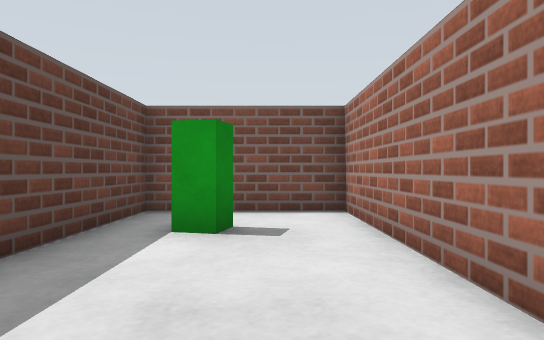
view 1 (above)

16 first-person views from a walk through a robot-simulator world made for Gazebo. The camera is 0.39 m above the floor, looks level and sees 70° across. The floor is counted in squares, 0.5 m on a side. Each view is taken from the middle of a square. On the plan, view 1 faces up. The plan holds only what a view shows up to about 12 squares ahead; the rest is blank. The place goes on beyond the plan.

view 2
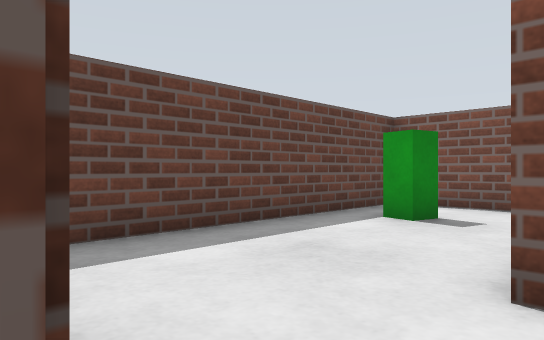

view 3
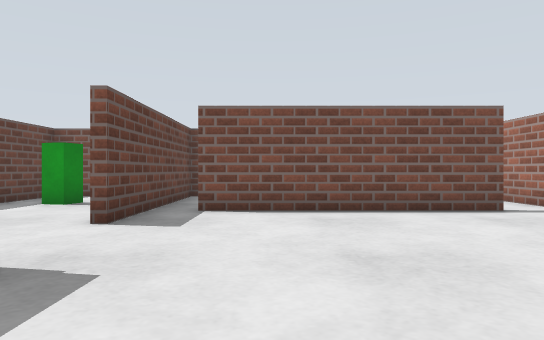

view 4
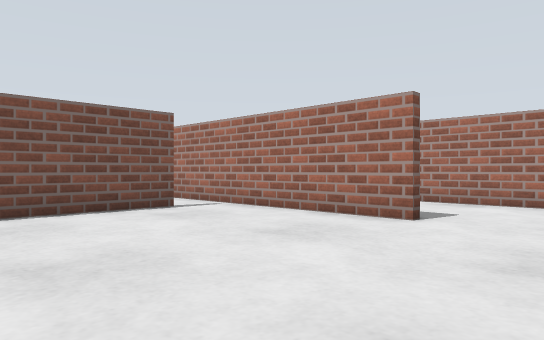

view 5
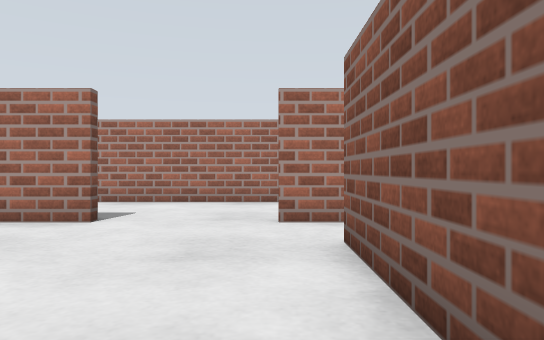

view 6
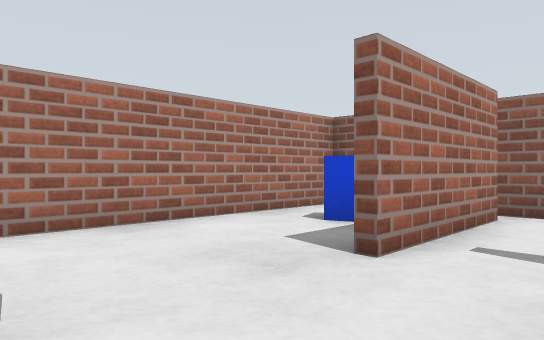

view 7
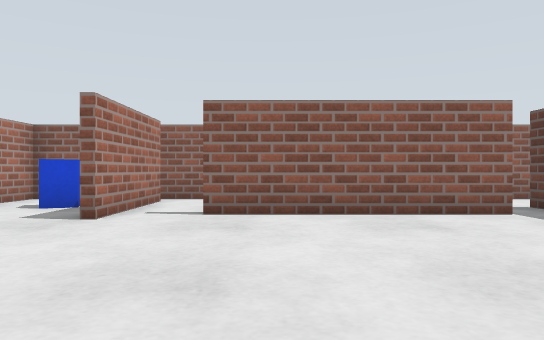

view 8
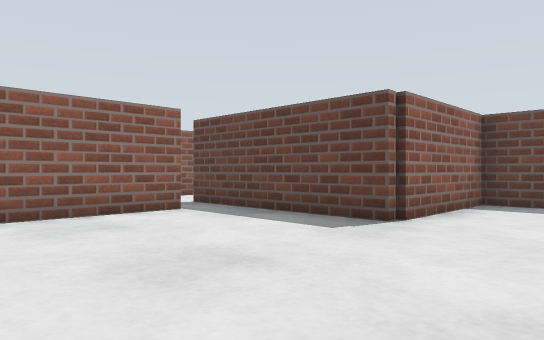

view 9
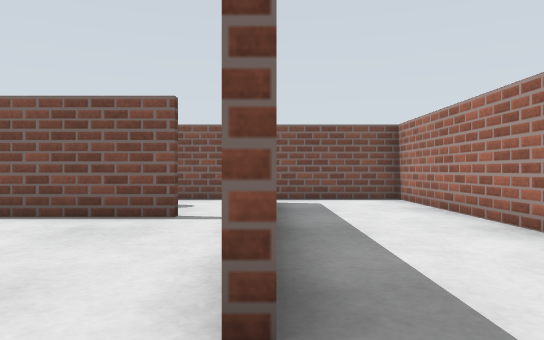

view 10
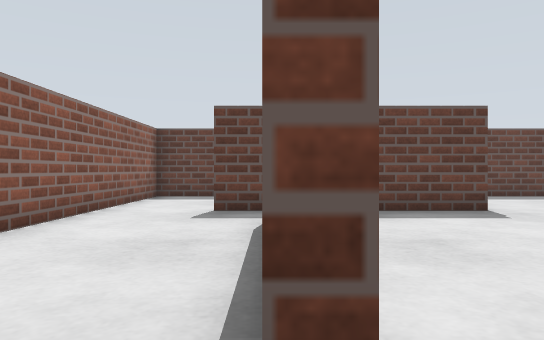

view 11
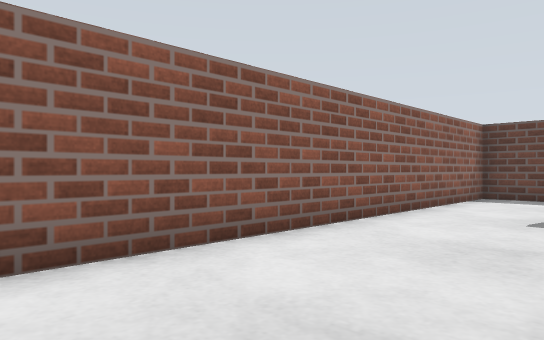

view 12
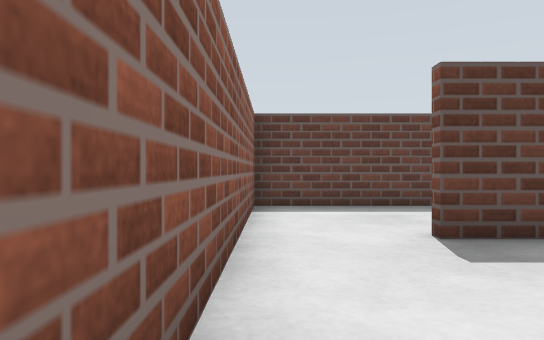

view 13
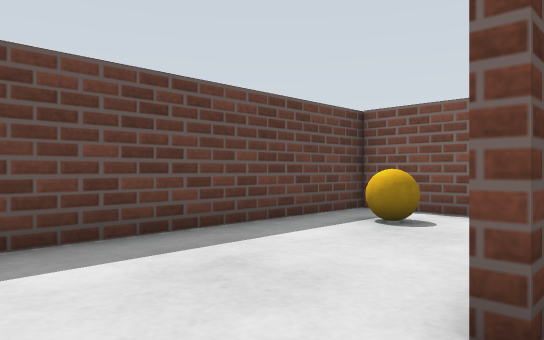

view 14
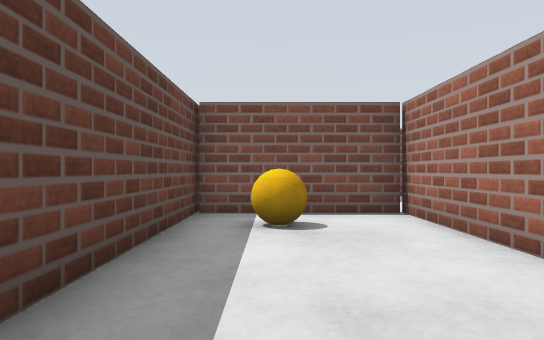

view 15
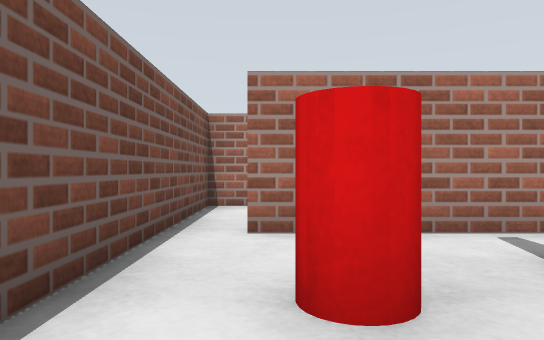

view 16
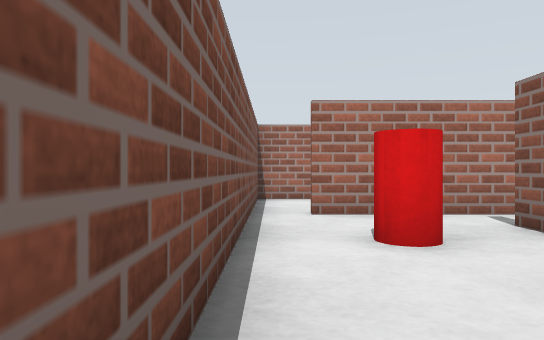

### Floor plan
Ten units are one square. View 1 is at (0, 0); x grows to the right and y downward. Boxes are objects, and circles mark ways between rooms. Rooms are numbered by the first view taken in them; rooms with no view inside come last. Other rooms are left out.
<svg viewBox="-29 -79 168 168">
<path fill="none" stroke="#000" d="M14 -19 14 -74 -24 -74 -24 10M-24 8 6 8M98 14 98 -35M85 -34 25 -34M28 48 82 48M98 78 98 40M134 -18 134 -74 94 -74M6 8 16 8 16 61M121 84 134 84 134 -2M16 -30 16 -15M6 84 100 84M14 46 14 10 -24 10 -24 84 6 84M78 -36 85 -36M94 -74 35 -74M98 -35 98 -64M16 -74 16 -30"/>
<rect x="-15" y="-55" width="10" height="10" fill="#bbb"><title>green box</title></rect>
<rect x="105" y="55" width="20" height="10" fill="#bbb"><title>blue box</title></rect>
<rect x="-15" y="15" width="10" height="20" fill="#bbb"><title>yellow ball</title></rect>
<rect x="65" y="-65" width="10" height="20" fill="#bbb"><title>red cylinder</title></rect>
<circle cx="15" cy="-5" r="3" fill="#2a7"/>
<circle cx="5" cy="75" r="3" fill="#2a7"/>
<circle cx="100" cy="-70" r="3" fill="#2a7"/>
<circle cx="90" cy="-30" r="3" fill="#2a7"/>
<text x="-10" y="-40">1</text>
<text x="80" y="20">2</text>
<text x="-10" y="50">3</text>
<text x="60" y="-60">4</text>
</svg>
Room 1 opens to room 2. Room 2 opens to room 3. Room 2 opens to room 4.

Where each view was taken, in squares from view 1:
view 1: 0 up, 0 right, facing up
view 2: 1 down, 2 right, facing up-left
view 3: 4 down, 4 right, facing up
view 4: 4 down, 4 right, facing up-right
view 5: 4 down, 4 right, facing right
view 6: 1 down, 8 right, facing down-right
view 7: 2 up, 7 right, facing down
view 8: 2 up, 7 right, facing down-left
view 9: 3 down, 10 right, facing up
view 10: 5 down, 9 right, facing left
view 11: 5 down, 9 right, facing down-left
view 12: 8 down, 6 right, facing left
view 13: 8 down, 2 right, facing up-left
view 14: 8 down, 1 left, facing up
view 15: 6 up, 5 right, facing right
view 16: 7 up, 3 right, facing right
